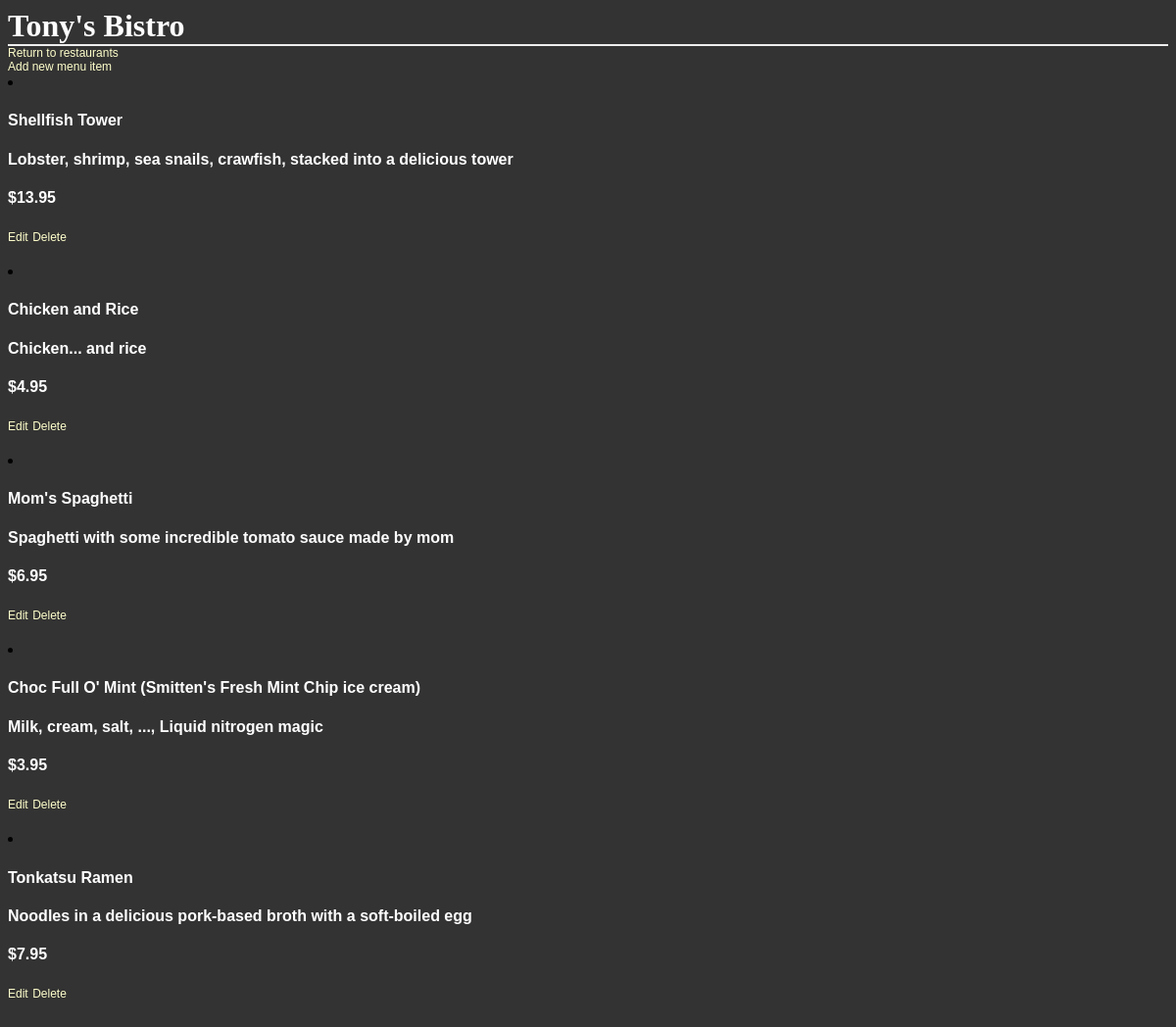
Page /restaurant/6/ on the committed database.
### database_setup.py (models this page shows, shortened)
class Restaurant(Base):
	__tablename__ = "restaurant"
	name = Column(
		String(80), nullable = False)
	id = Column(
		Integer, primary_key = True)

class MenuItem(Base):
	__tablename__ = 'menu_item'
	name = Column(String(80), nullable = False)
	id = Column(Integer, primary_key = True)
	course = Column(String(250))
	description = Column(String(250))
	price = Column(String(8))
	restaurant_id = Column(
		Integer, ForeignKey('restaurant.id'))
	restaurant = relationship(Restaurant)

### flask_server.py (the view)
@app.route('/restaurant/<int:restaurant_id>/')
def restaurantMenu(restaurant_id):
	restaurant = session.query(Restaurant).filter_by(id = restaurant_id).one()
	items = session.query(MenuItem).filter_by(restaurant_id = restaurant_id)
	return render_template('menu.html',
		restaurant=restaurant,
		items = items)

### templates/menu.html (shortened to what this page needs)
<html>
	<head>
		<link rel="stylesheet" type="text/css" href="{{url_for('static', filename='styles.css')}}">
	</head>
	<body>
		<h1>{{ restaurant.name }}</h1>
		<a href="{{url_for('showRestaurants')}}">Return to restaurants</a>
		<a href="{{url_for('newMenuItem', restaurant_id=restaurant.id)}}">Add new menu item</a>
		{% for i in items %}
		<li>
		<h4>{{i.name}}</h4>
		<h4>{{i.description}}</h4>
		<h4>{{i.price}}</h4>
		<a href='{{url_for('editMenuItem', restaurant_id = restaurant.id, menu_id = i.id )}}'>Edit</a>
		<a href='{{url_for('deleteMenuItem', restaurant_id = restaurant.id, menu_id = i.id )}}'>Delete</a>
		</li>
		{% endfor %}
	</body>
</html>

### static/styles.css (style rules this page uses)
body { font-family: sans-serif; background-image: url('img3.jpg'); background-color: #333333 }
h1, h2, h3, h4, h5 { color: #FFFFFF; }
h1, h2 { font-family: 'Georgia', serif; margin: 0; }
h1 { border-bottom: 2px solid #eee; }
a { text-decoration: none; color:#FFFFCC; font-size: .75em; }

### rows in the picture
Restaurant: name "Tony's Bistro"
MenuItem: name "Shellfish Tower", description "Lobster, shrimp, sea snails, crawfish, stacked into a delicious tower", price "$13.95"
MenuItem: name "Chicken and Rice", description "Chicken... and rice", price "$4.95"
MenuItem: name "Mom's Spaghetti", description "Spaghetti with some incredible tomato sauce made by mom", price "$6.95"
MenuItem: name "Choc Full O' Mint (Smitten's Fresh Mint Chip ice cream)", description "Milk, cream, salt, ..., Liquid nitrogen magic", price "$3.95"
MenuItem: name "Tonkatsu Ramen", description "Noodles in a delicious pork-based broth with a soft-boiled egg", price "$7.95"
